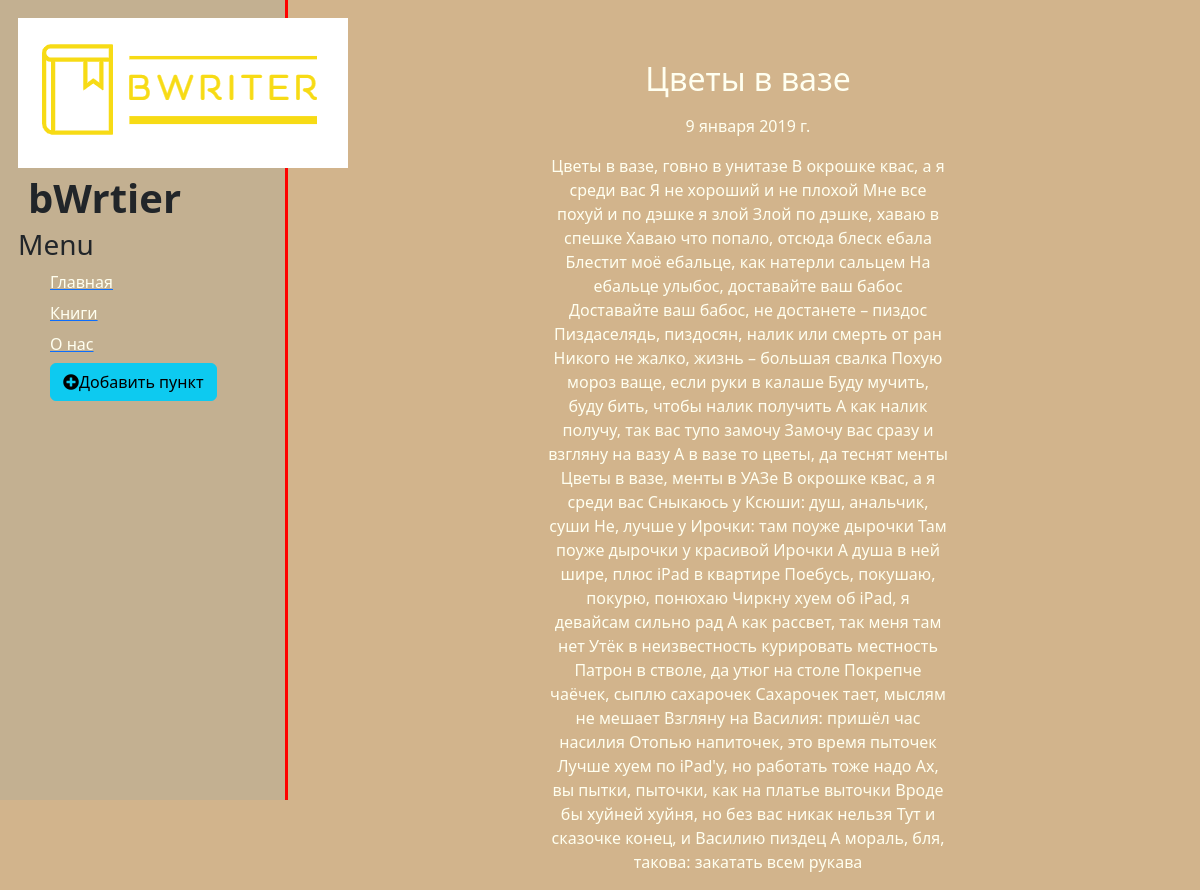
Screenshot of /books/1 with the database file from the repository.
### books/models.py (models this page shows, shortened)
class Articles(models.Model):
    title = models.CharField('Название', max_length = 50)
    author = models.CharField('Автор', max_length = 200)
    text = models.TextField('Текст книги')
    date = models.DateField('Дата публикации')
    class Meta:
        verbose_name = 'Книга'
        verbose_name_plural = 'Книги'

### books/views.py (the view)
# urls.py: path('<int:pk>', views.BooksDetail.as_view(), name = 'booksdetail'),
class BooksDetail(DetailView):
    model = Articles
    template_name = 'books/books_view.html'
    context_object_name = 'article'

### books/templates/books/books_view.html (shortened to what this page needs)
{% extends 'main/header.html' %}
{% block header %}
<div class="features">
	<h2>{{ article.title }}</h2>
    <p>{{ article.date }}</p>
    <p>{{ article.text }}</p>
</div>
{% endblock %}

### main/static/main/css/main.css (style rules this page uses)
body { background: #d2b48c; }
main .features { float: left; color: #FFFFF0; margin-left: 40px; margin-top: 60px; text-align: center; width: 70%; }
main .features p { max-width: 400px; margin: 16px auto; }

### rows the page displays
Articles: title "Цветы в вазе", date "9 января 2019 г.", text "Цветы в вазе, говно в унитазе В окрошке квас, а я среди вас Я не хороший и не плохой Мне все похуй и по дэшке я злой Злой по дэшке, хаваю в спешке Хаваю что попало, отсюда блеск ебала Блестит моё ебальце, как натерли сальцем На ебальце улыбос, доставайте ваш бабос Доставайте ваш бабос, не достанете – пиздос Пиздаселядь, пиздосян, налик или смерть от ран Никого не жалко, жизнь – большая свалка Похую мороз ваще, если руки в калаше Буду мучить, буду бить, чтобы налик получить А как налик получу, так вас тупо замочу Замочу вас сразу и взгляну на вазу А в вазе то цветы, да теснят менты Цветы в вазе, менты в УАЗе В окрошке квас, а я среди вас Сныкаюсь у Ксюши: душ, анальчик, суши Не, лучше у…"
